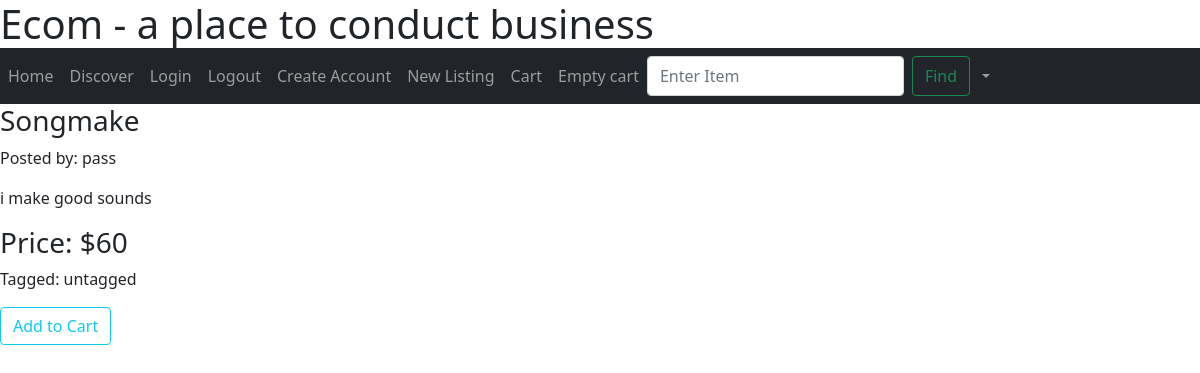
Page /listing/3 on the earlier database version.
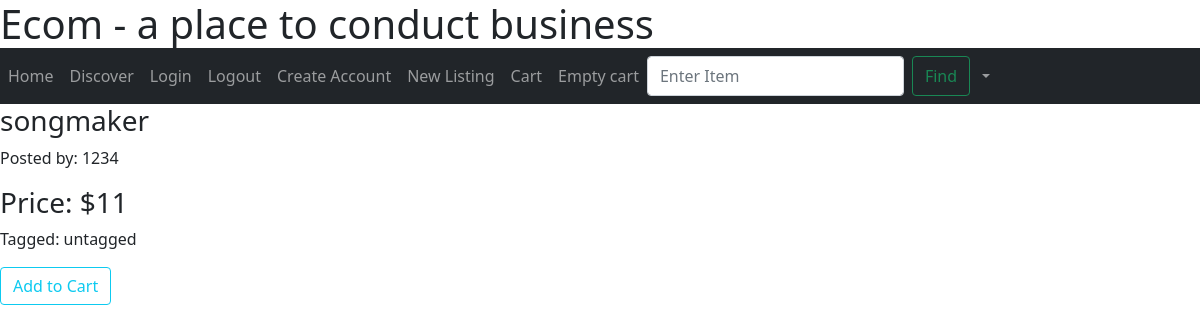
Same page on the later database version.
### app/models.py (models this page shows, shortened)
class Post(db.Model):
    id = db.Column(db.Integer, primary_key=True)
    desc = db.Column(db.String(64))
    body = db.Column(db.String(256))
    timestamp = db.Column(db.DateTime, default=datetime.utcnow())
    user_id = db.Column(db.Integer, db.ForeignKey('user.id'))
    price = db.Column(db.String(64))
    tag = db.Column(db.String(64))

class User(UserMixin, db.Model):
    id = db.Column(db.Integer, primary_key=True)
    name = db.Column(db.String(64))
    email = db.Column(db.String(64))
    password1 = db.Column(db.String(128))
    posts = db.relationship('Post', backref='User')
    cart = db.relationship('Cart', back_populates='user')

### app/routes.py (the view)
@myapp_obj.route('/listing/<int:post_id>', methods=['GET', 'POST'])
def display(post_id):
    post = Post.query.filter_by(id=post_id).one()
    user = User.query.filter_by(id=post.user_id).one()
    form = ListingForm()
    if form.validate_on_submit:
        data = form.submitCart.data
        if form.submitCart.data: #if our form has the field for addtocart submitted, then we can redirect to addToCart
            return redirect(url_for("addToCart", post_id=post_id))
    return render_template("listing.html", post=post, form=form, user=user)

### app/models.py
class ListingForm(FlaskForm):
    submitCart = SubmitField("Add to Cart")

class SearchForm(FlaskForm):
    searched = StringField("Searched", validators=[DataRequired()])
    submit = SubmitField("Submit")

### app/routes.py (called while the page is built)
@myapp_obj.context_processor
def base():
    form = SearchForm()
    return dict(form=form)

### app/templates/listing.html (shortened to what this page needs)
{% extends "base.html" %}
{% block sign_up %}
  <h3>{{ post.desc }}</h3>
  <p>Posted by: {{ user.name }}</p>
  <p>{{ post.body }}</p>
  <h3>Price: ${{ post.price }}</h3>
  <p>Tagged: {{ post.tag }}</p>
  <form method="POST" action="">
      {{ form.submitCart(class="btn btn-outline-info") }}
  </form>
{% endblock sign_up %}

Differences in the rows shown:
removed User: name "pass"
changed Post "untagged": desc "Songmake" → "songmaker"; price "60" → "11"; body "i make good sounds" → (not shown)
now on this page (row edited): User: name "1234"
